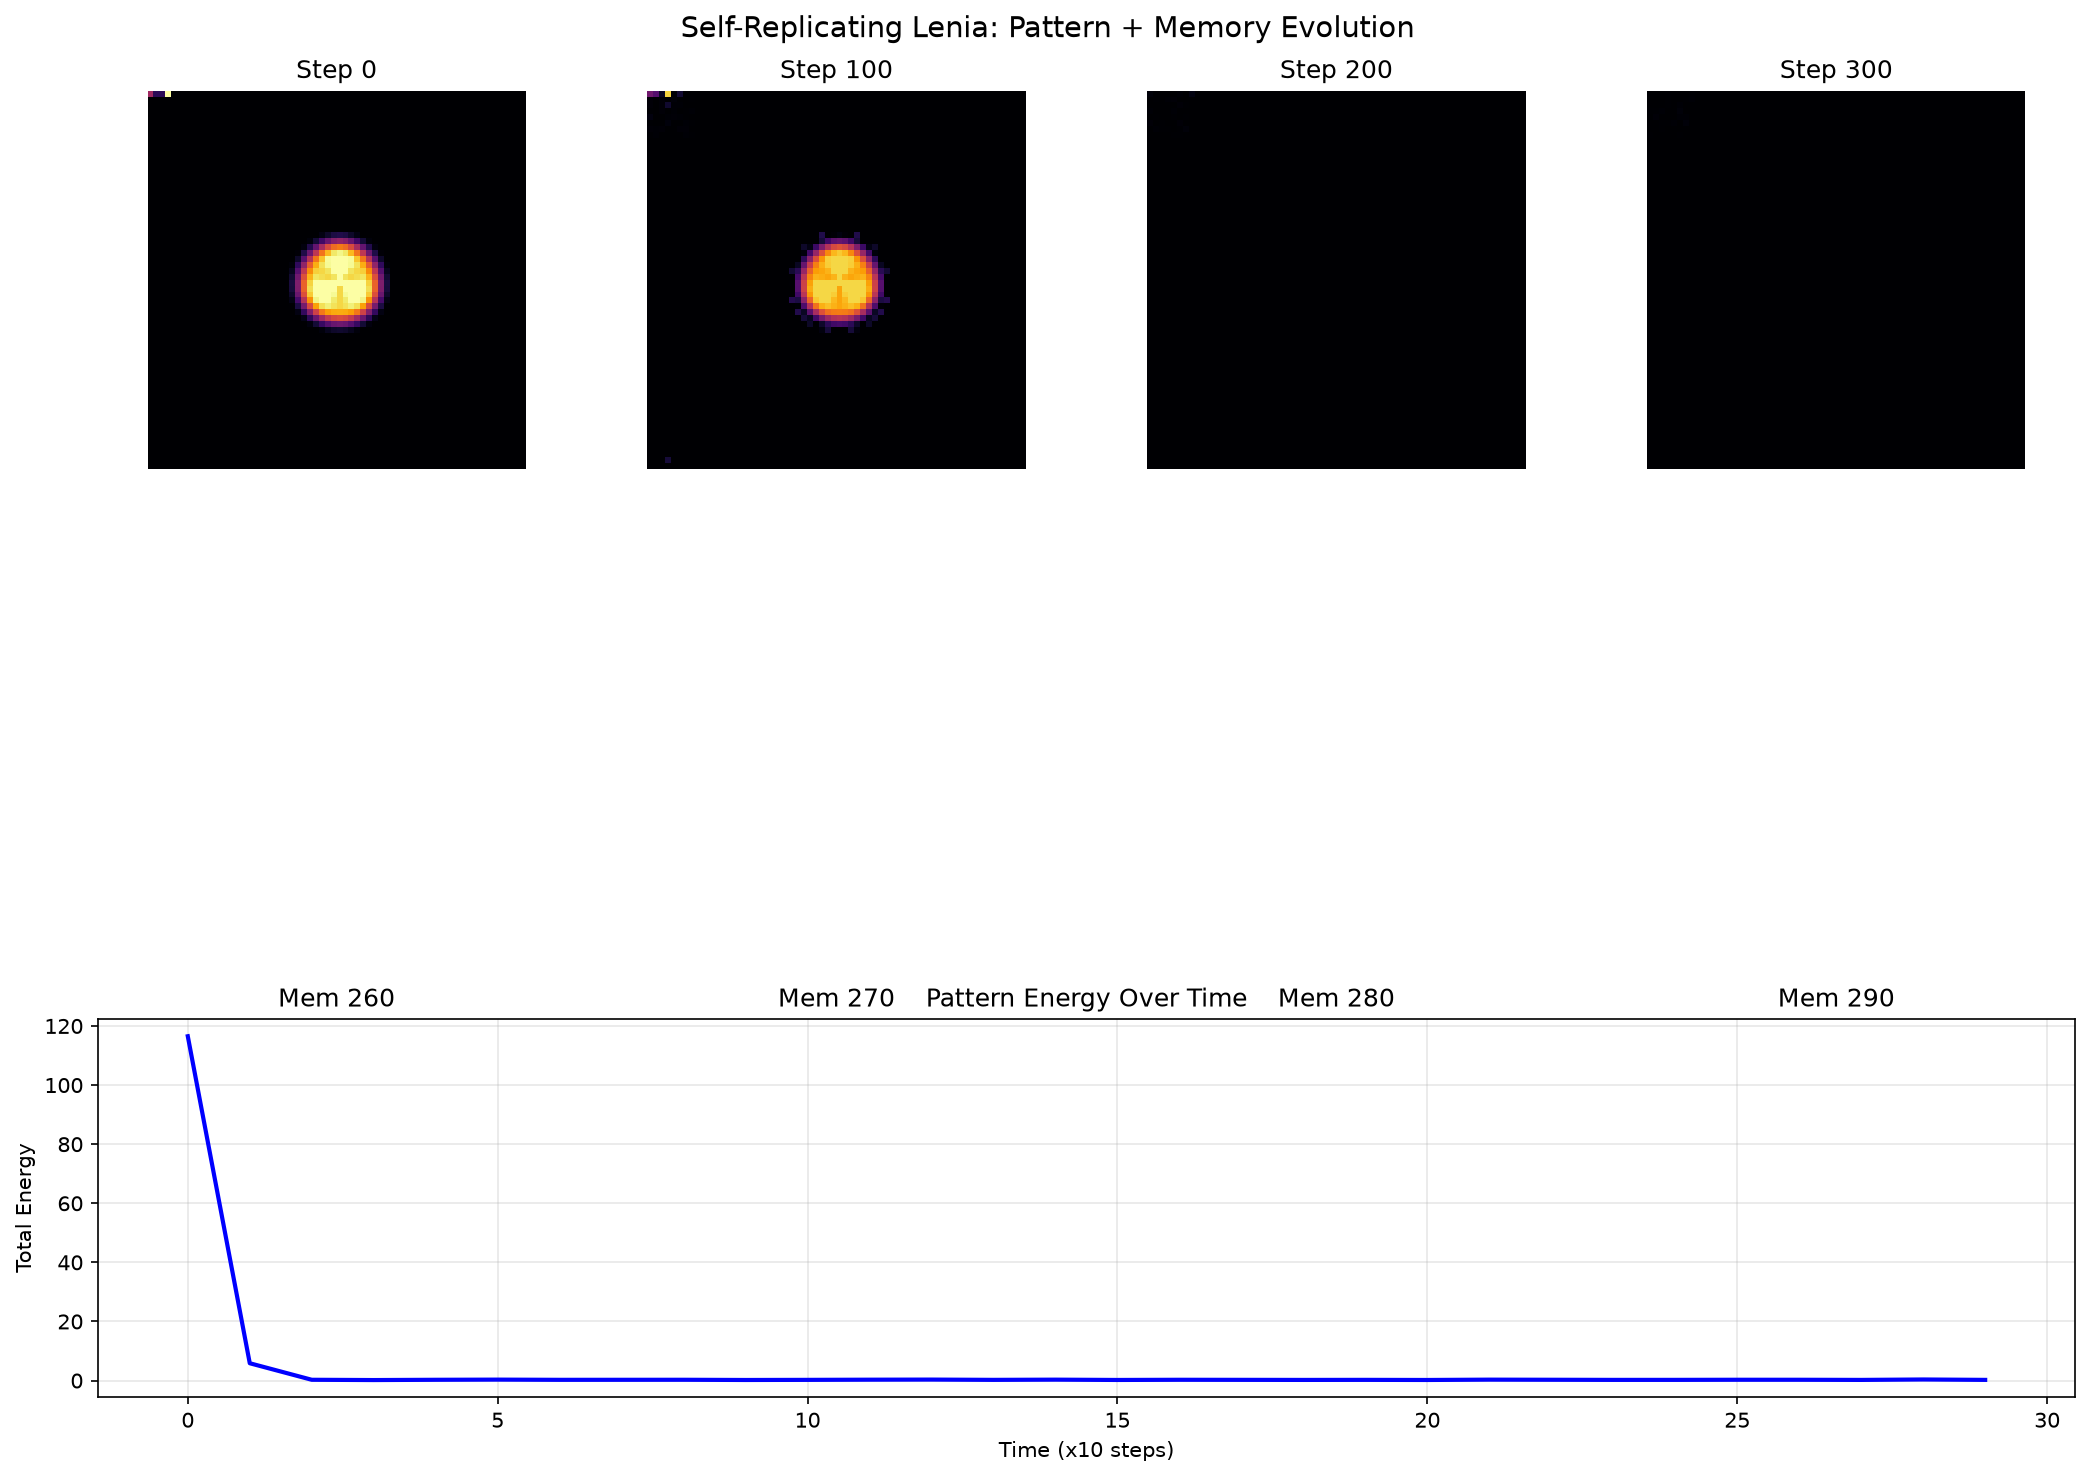

Write Python code to recreate this figure.
"""
Self-Replicating Lenia Experiment

Combining insights from Self-Replicating Neural Networks with Lenia:
- Can a Lenia pattern "remember" its kernel parameters?
- Can we create a pattern that encodes its own shape?

Idea: Train a pattern to output its own kernel parameters through
the dynamics of the field itself (without neural networks).

Approach:
1. Create a Lenia pattern with learnable kernel parameters
2. Add a "memory region" that encodes kernel parameters
3. The pattern evolves, and the memory region updates to reflect
   the kernel parameters that would sustain the pattern

This is simpler than Self-Rep NN but tests the same concept:
can a dynamical system encode its own parameters?
"""

import numpy as np
import matplotlib.pyplot as plt
from scipy.ndimage import convolve
from pathlib import Path
import json


def make_gaussian_kernel(R, mu, sigma):
    """Create a Gaussian ring kernel for Lenia."""
    size = 2 * R + 1
    y, x = np.ogrid[-R:R+1, -R:R+1]
    r = np.sqrt(x**2 + y**2)
    
    # Gaussian ring
    kernel = np.exp(-((r - R * mu)**2) / (2 * (R * sigma)**2))
    kernel[r > R] = 0
    kernel /= kernel.sum()
    
    return kernel


def lenia_step(grid, kernel, mu=0.15, sigma=0.015, dt=0.1):
    """Single Lenia update step."""
    # Convolution
    U = convolve(grid, kernel, mode='wrap')
    
    # Growth function
    growth = np.exp(-((U - mu)**2) / (2 * sigma**2)) * 2 - 1
    
    # Update
    new_grid = np.clip(grid + dt * growth, 0, 1)
    
    return new_grid, U


def make_orbium(shape, R=13):
    """Create the classic Orbium pattern."""
    h, w = shape
    grid = np.zeros(shape)
    
    # Orbium is a smooth, rounded creature
    cy, cx = h // 2, w // 2
    
    # Create smooth disk-like shape
    y, x = np.ogrid[:h, :w]
    r = np.sqrt((x - cx)**2 + (y - cy)**2)
    
    # Orbium shape: smooth gradient
    inner_r = R * 0.3
    outer_r = R * 0.7
    
    # Smooth falloff
    dist = (r - inner_r) / (outer_r - inner_r)
    dist = np.clip(dist, 0, 1)
    
    # Main body
    mask = r <= outer_r
    grid[mask] = np.cos(dist[mask] * np.pi / 2) ** 2
    
    # Add some internal structure
    angle = np.arctan2(y - cy, x - cx)
    internal_structure = 0.1 * np.sin(3 * angle) * (1 - dist)
    grid[mask] += internal_structure[mask]
    
    grid = np.clip(grid, 0, 1)
    
    return grid


def add_memory_region(grid, kernel_params, memory_size=8):
    """
    Add a 'memory region' to the grid that encodes kernel parameters.
    The memory is a small region where the pattern stores its parameters.
    
    Memory encoding:
    - Each cell encodes a parameter value as its intensity
    - Position encodes which parameter
    """
    h, w = grid.shape
    memory = np.zeros((memory_size, memory_size))
    
    # Encode parameters
    R, mu, sigma = kernel_params
    
    # Normalize to [0, 1] range
    memory[0, 0] = min(R / 30, 1)      # R normalized
    memory[0, 1] = mu                    # mu is already [0, 1]
    memory[0, 2] = sigma * 10            # sigma scaled up
    memory[0, 3] = 1.0                   # marker bit
    
    # Place memory in top-left corner
    grid[:memory_size, :memory_size] = memory
    
    return grid


def extract_memory_region(grid, memory_size=8):
    """
    Extract kernel parameters from memory region.
    """
    memory = grid[:memory_size, :memory_size]
    
    # Decode parameters
    R = memory[0, 0] * 30
    mu = memory[0, 1]
    sigma = memory[0, 2] / 10
    
    return R, mu, sigma


def self_replicating_lenia_experiment(
    initial_params=(13, 0.15, 0.015),
    grid_size=64,
    steps=300,
    memory_size=8,
    replication_interval=50,
    noise_level=0.01
):
    """
    Run a self-replicating Lenia experiment.
    
    The pattern tries to maintain its kernel parameters in the memory region
    while evolving. If successful, the memory region should remain stable
    while the pattern continues to exist.
    """
    print("=" * 60)
    print("Self-Replicating Lenia Experiment")
    print("=" * 60)
    
    R, mu, sigma = initial_params
    print(f"\nInitial parameters: R={R}, μ={mu}, σ={sigma}")
    
    # Create initial pattern with memory
    grid = make_orbium((grid_size, grid_size), R)
    grid = add_memory_region(grid, initial_params, memory_size)
    
    # Make kernel from parameters
    kernel = make_gaussian_kernel(R, mu, sigma)
    
    # Track metrics
    memory_history = []
    energy_history = []
    snapshots = [grid.copy()]
    
    for step in range(steps):
        # Normal Lenia step
        grid, U = lenia_step(grid, kernel, mu, sigma)
        
        # Add small noise to memory region (mutation)
        grid[:memory_size, :memory_size] += np.random.randn(memory_size, memory_size) * noise_level
        grid[:memory_size, :memory_size] = np.clip(grid[:memory_size, :memory_size], 0, 1)
        
        # Every replication_interval steps, "read" the memory and update parameters
        if step > 0 and step % replication_interval == 0:
            # Extract parameters from memory
            new_R, new_mu, new_sigma = extract_memory_region(grid, memory_size)
            
            # Only update if parameters are valid
            if new_R > 5 and new_R < 30 and 0.05 < new_mu < 0.5 and 0.001 < new_sigma < 0.1:
                R, mu, sigma = new_R, new_mu, new_sigma
                kernel = make_gaussian_kernel(int(R), mu, sigma)
                print(f"  Step {step}: Updated kernel to R={R:.1f}, μ={mu:.3f}, σ={sigma:.4f}")
        
        # Track memory
        if step % 10 == 0:
            memory_history.append(grid[:memory_size, :memory_size].copy())
            energy = np.sum(grid)
            energy_history.append(energy)
        
        if step % 100 == 0:
            snapshots.append(grid.copy())
            print(f"  Step {step}: energy={energy:.2f}")
    
    return grid, memory_history, energy_history, snapshots


def parameter_sweep_experiment():
    """
    Sweep through different parameter combinations to find stable
    self-replicating configurations.
    """
    print("\n" + "=" * 60)
    print("Parameter Sweep: Finding Self-Replicating Configurations")
    print("=" * 60)
    
    results = []
    
    # Parameter ranges
    R_values = [10, 13, 15, 18]
    mu_values = [0.12, 0.15, 0.18, 0.20]
    sigma_values = [0.01, 0.015, 0.02, 0.03]
    
    total = len(R_values) * len(mu_values) * len(sigma_values)
    count = 0
    
    for R in R_values:
        for mu in mu_values:
            for sigma in sigma_values:
                count += 1
                print(f"\n[{count}/{total}] Testing R={R}, μ={mu}, σ={sigma}")
                
                # Run short simulation
                final_grid, mem_hist, energy_hist, _ = self_replicating_lenia_experiment(
                    initial_params=(R, mu, sigma),
                    grid_size=64,
                    steps=200,
                    replication_interval=50,
                    noise_level=0.005
                )
                
                # Metrics
                initial_energy = energy_hist[0]
                final_energy = energy_hist[-1]
                survival_rate = final_energy / (initial_energy + 1e-8)
                
                # Memory stability (how much did memory change?)
                mem_change = np.mean(np.abs(mem_hist[-1] - mem_hist[0]))
                
                result = {
                    'R': R,
                    'mu': mu,
                    'sigma': sigma,
                    'initial_energy': float(initial_energy),
                    'final_energy': float(final_energy),
                    'survival_rate': float(survival_rate),
                    'memory_change': float(mem_change),
                    'stable': 'yes' if survival_rate > 0.5 and mem_change < 0.2 else 'no'
                }
                results.append(result)
                
                status = "[OK] STABLE" if result['stable'] else "[X] UNSTABLE"
                print(f"  {status}: survival={survival_rate:.2f}, mem_change={mem_change:.3f}")
    
    # Save results
    output_path = Path("D:/openclaw_workspace/experiments/self_replicating_lenia_sweep.json")
    with open(output_path, 'w') as f:
        json.dump(results, f, indent=2)
    print(f"\nSaved sweep results to {output_path}")
    
    # Summary
    stable_count = sum(1 for r in results if r['stable'] == 'yes')
    print(f"\nFound {stable_count}/{total} stable configurations")
    
    return results


def visualize_self_replication(grid, memory_history, energy_history, snapshots):
    """Create visualization of self-replicating experiment."""
    
    fig = plt.figure(figsize=(14, 10))
    
    # 1. Evolution snapshots
    n_snaps = min(len(snapshots), 6)
    for i, snap in enumerate(snapshots[:n_snaps]):
        ax = fig.add_subplot(3, 4, i + 1)
        ax.imshow(snap, cmap='inferno', vmin=0, vmax=1)
        ax.set_title(f"Step {i * 100}")
        ax.axis('off')
    
    # 2. Memory evolution - show last 4 memory states
    n_mem = min(len(memory_history), 4)
    for i in range(n_mem):
        idx = len(memory_history) - n_mem + i  # Show last 4
        ax = fig.add_subplot(3, 4, 9 + i)
        ax.imshow(memory_history[idx], cmap='viridis', vmin=0, vmax=1)
        ax.set_title(f"Mem {idx * 10}")
        ax.axis('off')
    
    # 3. Energy plot
    ax = fig.add_subplot(3, 1, 3)
    ax.plot(energy_history, 'b-', linewidth=2)
    ax.set_xlabel('Time (x10 steps)')
    ax.set_ylabel('Total Energy')
    ax.set_title('Pattern Energy Over Time')
    ax.grid(True, alpha=0.3)
    
    plt.suptitle("Self-Replicating Lenia: Pattern + Memory Evolution", fontsize=14)
    plt.tight_layout()
    
    output_path = Path("D:/openclaw_workspace/experiments/self_replicating_lenia.png")
    plt.savefig(output_path, dpi=150, bbox_inches='tight')
    print(f"Saved visualization to {output_path}")
    
    return fig


def visualize_sweep(results):
    """Visualize parameter sweep results."""
    
    # Extract data
    R_vals = [r['R'] for r in results]
    mu_vals = [r['mu'] for r in results]
    sigma_vals = [r['sigma'] for r in results]
    survival = [r['survival_rate'] for r in results]
    mem_change = [r['memory_change'] for r in results]
    stable = [r['stable'] == 'yes' for r in results]
    
    fig, axes = plt.subplots(2, 2, figsize=(12, 10))
    
    # 1. Survival rate scatter
    ax = axes[0, 0]
    colors = ['green' if s else 'red' for s in stable]
    ax.scatter(range(len(results)), survival, c=colors, alpha=0.7)
    ax.axhline(y=0.5, color='gray', linestyle='--', label='Stability threshold')
    ax.set_xlabel('Configuration')
    ax.set_ylabel('Survival Rate')
    ax.set_title('Survival Rate by Configuration')
    ax.legend()
    
    # 2. Memory change scatter
    ax = axes[0, 1]
    ax.scatter(range(len(results)), mem_change, c=colors, alpha=0.7)
    ax.axhline(y=0.2, color='gray', linestyle='--', label='Memory threshold')
    ax.set_xlabel('Configuration')
    ax.set_ylabel('Memory Change')
    ax.set_title('Memory Stability by Configuration')
    ax.legend()
    
    # 3. R vs survival
    ax = axes[1, 0]
    R_unique = sorted(set(R_vals))
    for R in R_unique:
        idx = [i for i, r in enumerate(results) if r['R'] == R]
        ax.scatter([R] * len(idx), [survival[i] for i in idx], 
                   c=['green' if stable[i] else 'red' for i in idx],
                   alpha=0.7)
    ax.set_xlabel('Kernel Radius (R)')
    ax.set_ylabel('Survival Rate')
    ax.set_title('Survival Rate by Kernel Radius')
    
    # 4. Summary
    ax = axes[1, 1]
    ax.axis('off')
    stable_count = sum(stable)
    best_idx = survival.index(max(survival))
    best = results[best_idx]
    
    summary_text = f"""
    Self-Replicating Lenia Sweep Results
    {'=' * 35}
    
    Total configurations: {len(results)}
    Stable configurations: {stable_count}
    
    Best configuration:
      R = {best['R']}
      μ = {best['mu']}
      σ = {best['sigma']}
      Survival rate: {best['survival_rate']:.3f}
      Memory change: {best['memory_change']:.3f}
    
    Stability criteria:
      - Survival rate > 0.5
      - Memory change < 0.2
    """
    ax.text(0.1, 0.5, summary_text, fontsize=11, fontfamily='monospace',
            verticalalignment='center', transform=ax.transAxes)
    
    plt.suptitle("Self-Replicating Lenia Parameter Sweep", fontsize=14)
    plt.tight_layout()
    
    output_path = Path("D:/openclaw_workspace/experiments/self_replicating_lenia_sweep.png")
    plt.savefig(output_path, dpi=150, bbox_inches='tight')
    print(f"Saved sweep visualization to {output_path}")


if __name__ == "__main__":
    print("=" * 60)
    print("SELF-REPLICATING LENIA EXPERIMENT")
    print("=" * 60)
    print("\nHypothesis: A Lenia pattern can encode its own kernel")
    print("parameters in a 'memory region' and maintain them through")
    print("self-referential dynamics.")
    print()
    
    # Run main experiment
    print("\n--- Main Experiment ---")
    grid, mem_hist, energy_hist, snapshots = self_replicating_lenia_experiment(
        initial_params=(13, 0.15, 0.015),
        grid_size=64,
        steps=300,
        replication_interval=50,
        noise_level=0.01
    )
    
    visualize_self_replication(grid, mem_hist, energy_hist, snapshots)
    
    # Run parameter sweep
    print("\n--- Parameter Sweep ---")
    results = parameter_sweep_experiment()
    visualize_sweep(results)
    
    print("\n" + "=" * 60)
    print("Experiment complete!")
    print("=" * 60)
    print("\nKey questions for analysis:")
    print("1. Does the memory region remain stable?")
    print("2. Can parameters be extracted and used to regenerate the pattern?")
    print("3. What parameter combinations enable self-replication?")
    print("4. Is there a correlation between pattern stability and memory stability?")
